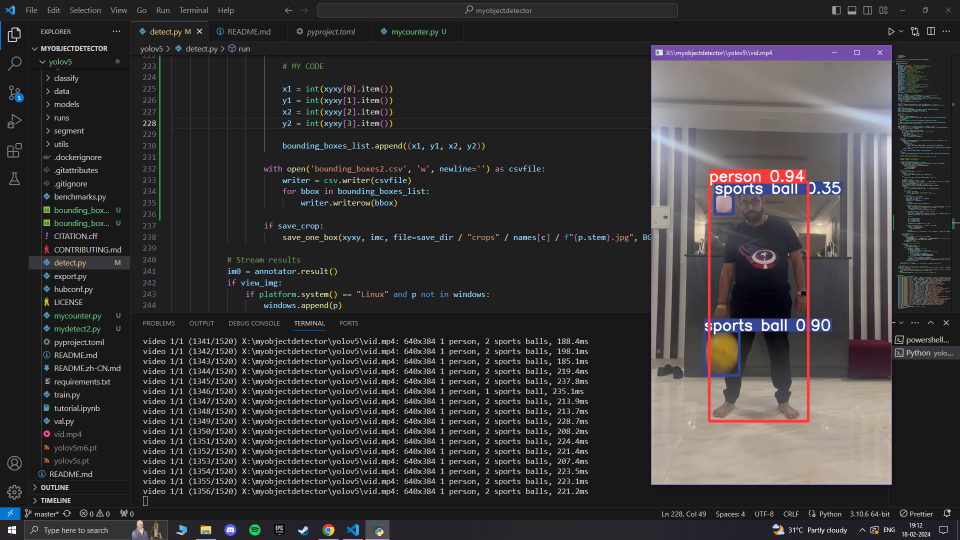
#> input picture ODprocess.png, 1920 x 1080 px, given in place of the camera (shown at 1/2 size)
$ python balltracker.py
#> lines starting #> are read from the running program, lines starting #| are printed output that depends on the picture; after the words box and inside, x2 and y2 are one past the last pixel; in counts of white or black regions, pixels touching at a corner belong together
from collections import deque
#list like data structure will keep prev positions of ball
#can make a trail of the ball from it

import numpy as np
import argparse
import imutils
import cv2
import time

ap = argparse.ArgumentParser()
ap.add_argument("-v", "--video",
    help="X:\bballanalysis\vid.mp4")

ap.add_argument("-b", "--buffer", type=int, default=64,
    help="max buffer size")
# this tells max size of deque which is the list with points

args = vars(ap.parse_args())


##Put lower & upper boundaries of colour
#colourLow = (0, 135, 30)
#colourHigh = (19, 255, 255)


#Put lower & upper boundaries of colour
colourLow = (0, 135, 30)
colourHigh = (19, 255, 255)
pts = deque(maxlen=args["buffer"]) #initialises our deque points

# if a video path was not supplied, grab the reference
# to the webcam
# item that tells if we using a video or webcam
if not args.get("video", False):
    cap = cv2.VideoCapture(0) #imutils.Video stream item works good with webcam

# otherwise, grab a reference to the video file
else:
    cap = cv2.VideoCapture(args["video"]) #this is if the video is supplied


#Loop for video frame capturing
while True:
    #calls the read method in our capture module
    ret, frame = cap.read()
#> frame is the input picture: shape (1080, 1920, 3); mean B, G, R 54.1, 53.4, 55.4

    #if we were running a video from external source and no other frame was taken again for processing
    #it means we reached end of video so we break out of loop
    if frame is None:
        break

    frame = imutils.resize(frame, width=800) #smaller frames means faster processing so we resize
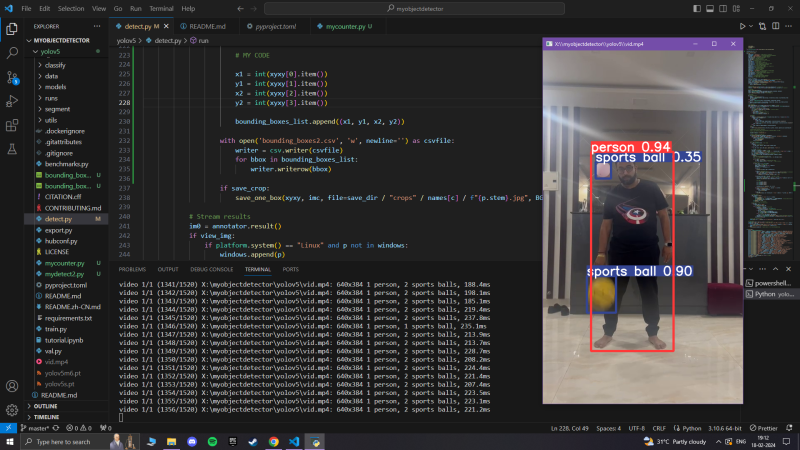
#> frame: shape (450, 800, 3); mean B, G, R 54.1, 53.4, 55.4
    blurred = cv2.GaussianBlur(frame, (11, 11), 0) #blur reduces picture noise to allow us to see stuff more clearly
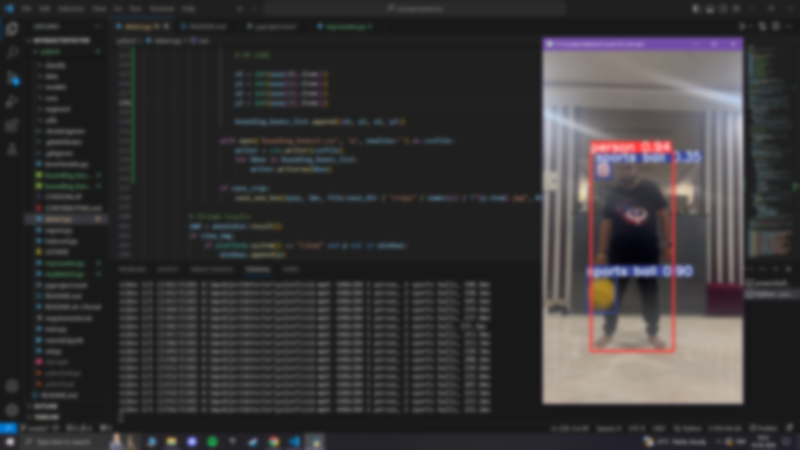
#> blurred: shape (450, 800, 3); mean B, G, R 54.1, 53.4, 55.3
    hsv = cv2.cvtColor(frame, cv2.COLOR_BGR2HSV) # converting frame to HSV
#> hsv: shape (450, 800, 3); mean H, S, V 26.8, 19.6, 58.9

    # we now masking to get the desired colour only
    # we do erosion, dilation and removal of blobs
    mask = cv2.inRange(hsv, colourLow, colourHigh) #locates our object in the frame
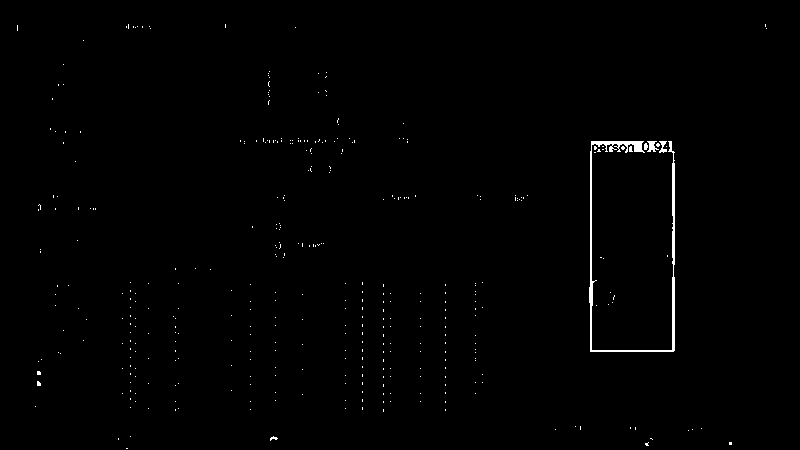
#> mask: shape (450, 800); 0.66% white; 385 white regions (380 under 20 px), largest, box (x1, y1, x2, y2) and area: (589, 141, 675, 352) 1518, (647, 141, 659, 152) 74, (659, 141, 667, 153) 54, (644, 143, 648, 150) 23, (270, 436, 278, 441) 20
    mask = cv2.erode(mask, None, iterations=2) #erosion
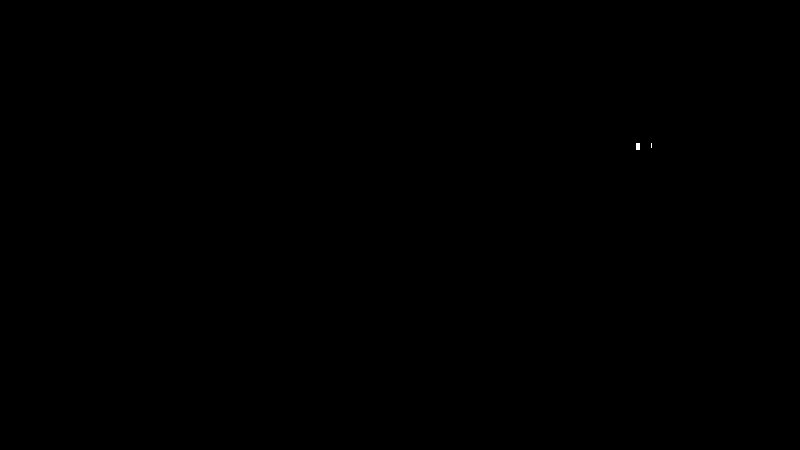
#> mask: shape (450, 800); 0.01% white; 2 white regions (1 under 20 px), largest, box (x1, y1, x2, y2) and area: (636, 143, 640, 150) 28
    mask = cv2.dilate(mask, None, iterations=2) #removal of blobs
#> mask: shape (450, 800); 0.04% white; 2 white regions

    # Will draw outline of ball and find (x, y) center of ball
    cnts = cv2.findContours(mask.copy(), cv2.RETR_EXTERNAL,
        cv2.CHAIN_APPROX_SIMPLE)[-2]   #this makes sure contour will work on all opencv items
#> cnts = 2 contours; box (x1, y1, x2, y2) and area: (634, 141, 642, 152) 70, (649, 141, 654, 150) 32
    center = None #make the coords of the ball 0 at first


    if len(cnts) > 0:     # only proceed if at least one contour was found
        # finds largest contour mask, then uses this to get minimum enclosing circle and center
        c = max(cnts, key=cv2.contourArea)
#> c = [[634, 141], [634, 151], [641, 151], [641, 141]]
        ((x, y), radius) = cv2.minEnclosingCircle(c)
#> x = 637.5; y = 146; radius = 6.1
        M = cv2.moments(c)
#> M = moments, m00 70, centre m10/m00, m01/m00 = (637.5, 146)
        center = (int(M["m10"] / M["m00"]), int(M["m01"] / M["m00"]))  #this & above line get centre coords
#> center = (637, 146)


        # only proceed if the radius meets a minimum size
        if (radius > 30):
            # draw the circle and centroid on the frame,
            # then update the list of tracked points
            cv2.circle(frame, (int(x), int(y)), int(radius),
                (0, 255, 255), 2)
            cv2.circle(frame, center, 5, (0, 0, 255), -1)


    # update list of points
    pts.appendleft(center)

    # loop over set of points
    for i in range(1, len(pts)):
        #if we don't have tracked points we should ignore them
        if pts[i - 1] is None or pts[i] is None:
            continue

        ickk = int(np.sqrt(args["buffer"] / float(i + 1)) * 2.5)

        def drawline(img,pt1,pt2,color,thickness=ickk,style='dotted',gap=20):
            dist =((pt1[0]-pt2[0])**2+(pt1[1]-pt2[1])**2)**.5
            pts= []
            for i in  np.arange(0,dist,gap):
                r=i/dist
                x=int((pt1[0]*(1-r)+pt2[0]*r)+.5)
                y=int((pt1[1]*(1-r)+pt2[1]*r)+.5)
                p = (x,y)
                pts.append(p)

            if style=='dotted':
                for p in pts:
                    cv2.circle(img,p,thickness,color,-1)
            else:
                s=pts[0]
                e=pts[0]
                i=0
                for p in pts:
                    s=e
                    e=p
                    if i%2==1:
                        cv2.line(img,s,e,color,thickness)
                    i+=1

        #if we do we will draw point connecting line
        #gotta define the thickness first
        thickness = int(np.sqrt(args["buffer"] / float(i + 1)) * 2.5)
        #cv2.line(frame, pts[i - 1], pts[i], (0, 0, 255), thickness)
        drawline(frame,pts[i - 1], pts[i],(0, 0, 255),thickness)

    # show the frame to our screen
    cv2.imshow("Frame", frame)
    key = cv2.waitKey(1) & 0xFF
#> (key q is pressed here)

    # if the 'q' key is pressed, stop the loop
    if key == ord("q"):
        break


# cleanup the camera and close any open windows
cap.release()
cv2.destroyAllWindows()
